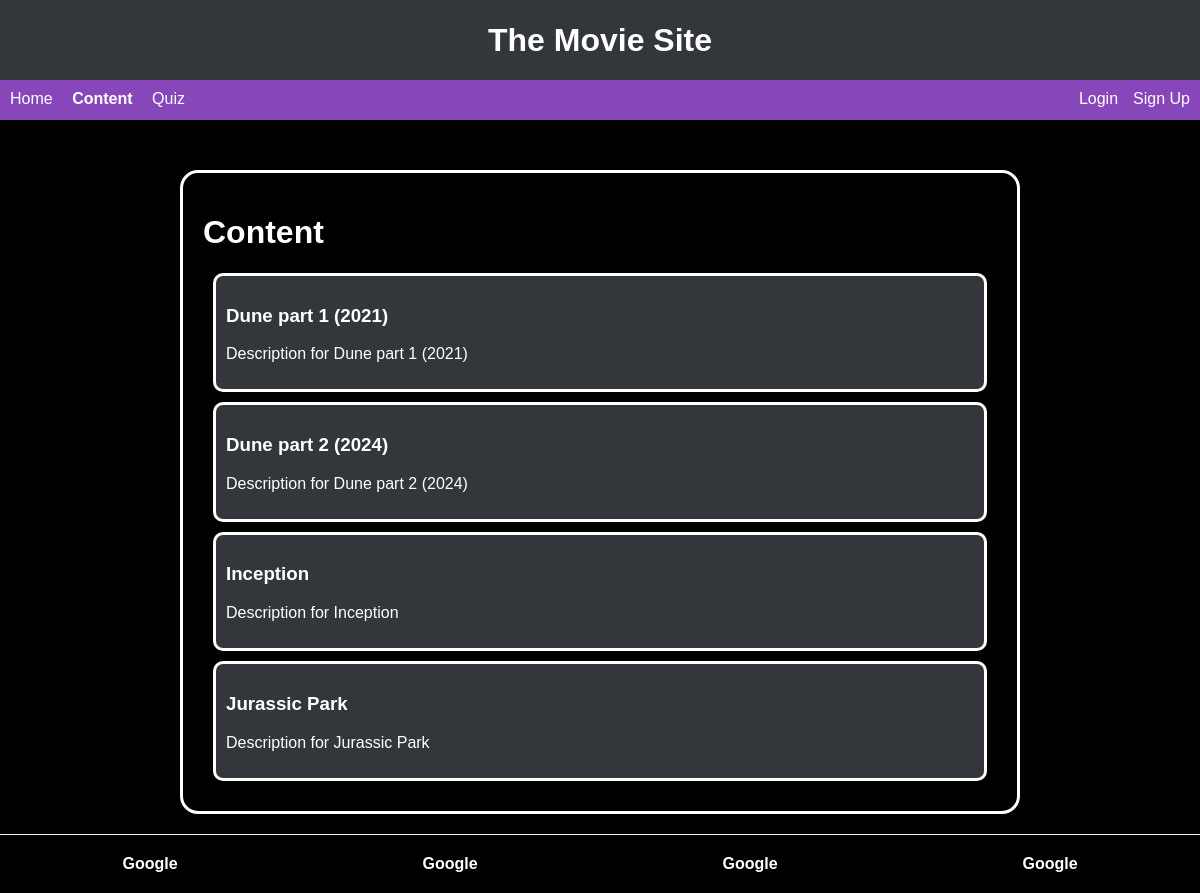
The app's page /content/ with its own data.
### tables this page shows
CREATE TABLE content (
                        pathName TEXT NOT NULL PRIMARY KEY,
                        title TEXT NOT NULL,
                        description TEXT

        );

### app.py (the view)
@app.route("/content/")
def content_home():
    status = {"Logged In":False}
    c=contentManager.Content()
    movies = [ [row[1], row[2], row[0]] for row in c.fetchAll()]
    return render_template("content/content_home.html.j2", movies=movies, pageName="#navContent", status=status)

### content.py (called while the page is built)
    def executeSQL(self,sql, extraValues=(), fetch=False):
        conn=sqlite3.connect("data/data.db")
        rows=None
        if not fetch:
            if not extraValues:
                conn.execute(sql)
            else:
                conn.execute(sql,extraValues)
            conn.commit()
        else:
            cur = conn.cursor()
            if not extraValues:
                cur.execute(sql)
            else:
                cur.execute(sql,extraValues)
            rows = cur.fetchall()
        conn.close()
        return rows

    def fetchAll(self):
        return self.executeSQL("SELECT * FROM content ORDER BY pathName", fetch=True)

### templates/content/content_home.html.j2 (shortened to what this page needs)
{% extends "master.html.j2" %}
{% block body%}
<div id="content">
    <h1>Content</h1>
    {% for movie in movies %}
    <a href="/content/{{movie[2]}}" class="contentLink">
        <div class="contentSelection">
            <h3>{{movie[0]}}</h3>
            <p>{{movie[1]}}</p>
        </div>
    </a>
    {% endfor %}
</div>
{% endblock %}

### static/style.css (style rules this page uses)
:root { --color1:#8846BB; --color1_text:white; --color2:#71BFE1; --color2_text:black; --color3:#33373B; --color3_text:white; --color4:#535353; --color4_text:white; --color5:#ED254E; --color5_text: black; }
html { scroll-behavior: smooth; }
body { margin:0px; font-family: Arial, Helvetica, sans-serif; background-color: black; color:white; scrollbar-width: 5px; }
body h1 { color: white; }
a { color:white; text-decoration:none; font-weight: bold; }
#content { width:70%; justify-content: center; align-content: center; text-align: left; margin:auto; margin-top: 50px; background-color: black; border-color: white; border-style: solid; color:var(--color4_text); padding:20px; border-radius: 18px; box-sizing: border-box; }
#content h1 { color:var(--color4_text); }

### templates/content/content_home.html.j2 (style rules this page uses)
.contentSelection { border-style: solid; border-color: white; background-color: var(--color3); border-radius: 10px; box-sizing: content-box; margin: 10px; padding: 10px; }
.contentSelection p { font-weight: normal; color: white; }

### records on screen
content: title "Dune part 1 (2021)", description "Description for Dune part 1 (2021)"
content: title "Dune part 2 (2024)", description "Description for Dune part 2 (2024)"
content: title "Inception", description "Description for Inception"
content: title "Jurassic Park", description "Description for Jurassic Park"
